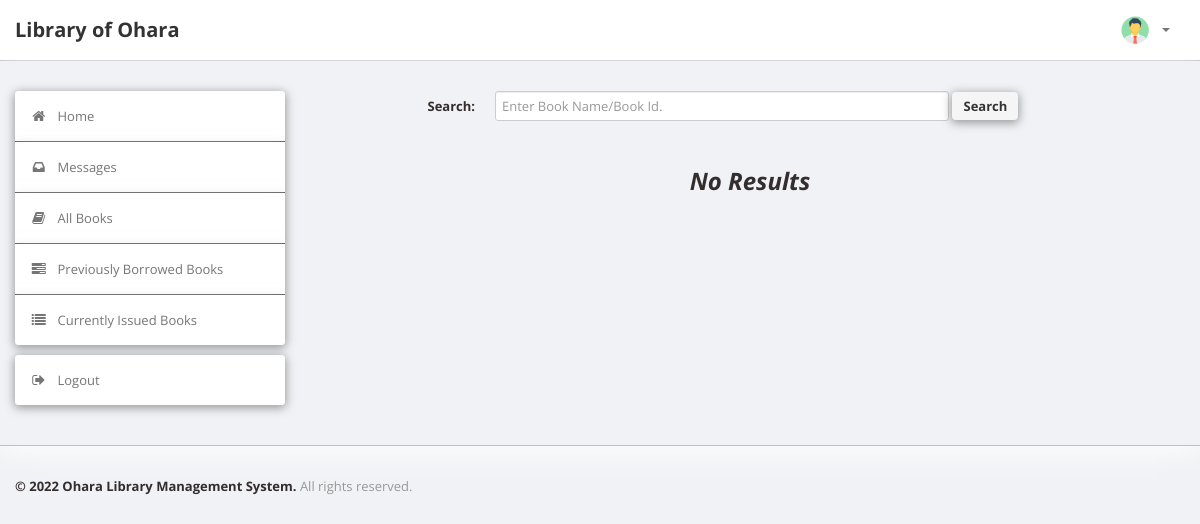
The page /current.php (signed in) on the database as committed earlier.
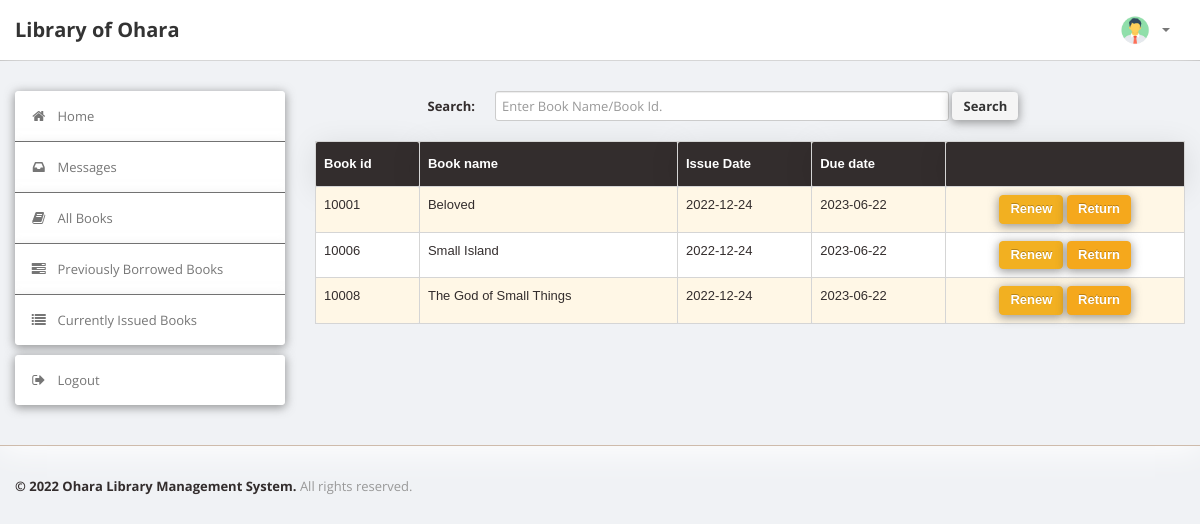
The same page on the database as committed later.
### tables this page shows
CREATE TABLE `record` (
  `Personal_ID` varchar(50) NOT NULL,
  `BookId` int(10) NOT NULL,
  `Date_of_Issue` date DEFAULT NULL,
  `Due_Date` date DEFAULT NULL,
  `Date_of_Return` date DEFAULT NULL,
  `Dues` int(10) DEFAULT NULL,
  `Renewals_left` int(10) DEFAULT NULL,
  `Time` time DEFAULT NULL
);

CREATE TABLE `book` (
  `BookId` int(10) NOT NULL,
  `Title` varchar(50) DEFAULT NULL,
  `Genre` varchar(50) DEFAULT NULL,
  `Year` int(4) DEFAULT NULL,
  `Availability` int(3) DEFAULT NULL
);

### current.php (the view, shortened to what the changed rows need)
<?php
require('dbconn.php');
?>
<?php
if ($_SESSION['Personal_ID']) {
    ?>
<!DOCTYPE html>
<html lang="en">
    <head>
        <link type="text/css" href="bootstrap/css/bootstrap.min.css" rel="stylesheet">
        <link type="text/css" href="bootstrap/css/bootstrap-responsive.min.css" rel="stylesheet">
        <link type="text/css" href="css/theme.css" rel="stylesheet">
        <link type="text/css" href="images/icons/css/font-awesome.css" rel="stylesheet">
    </head>
    <body>
        <div class="wrapper">
            <div class="container">
                <div class="row">
                    <div class="span9">
                                    <br>
                                    <?php
                                    $Personal_ID = $_SESSION['Personal_ID'];
                                    if(isset($_POST['submit']))
                                        {$s=$_POST['title'];
                                            $sql="select * from LMS.record,LMS.book where Personal_ID = '$Personal_ID' and Date_of_Issue is NOT NULL and Date_of_Return is NULL and book.Bookid = record.BookId and (record.BookId='$s' or Title like '%$s%')";
                                        }
                                    else
                                        $sql="select * from LMS.record,LMS.book where Personal_ID = '$Personal_ID' and Date_of_Issue is NOT NULL and Date_of_Return is NULL and book.Bookid = record.BookId";
                                    $result=$conn->query($sql);
                                    $rowcount=mysqli_num_rows($result);
                                    if(!($rowcount))
                                        echo "<br><center><h2><b><i>No Results</i></b></h2></center>";
                                    else
                                    {
                                    ?>
                        <table class="table" id = "tables">
                                  <thead>
                                    <tr>
                                      <th>Book id</th>
                                      <th>Book name</th>
                                      <th>Issue Date</th>
                                      <th>Due date</th>
                                      <th></th>
                                    </tr>
                                  </thead>
                                  <tbody>
                                <?php
                            while($row=$result->fetch_assoc())
                            {
                                $bookid=$row['BookId'];
                                $name=$row['Title'];
                                $issuedate=$row['Date_of_Issue'];
                                $duedate=$row['Due_Date'];
                                $renewals=$row['Renewals_left'];
                            ?>
                                    <tr>
                                      <td><?php echo $bookid ?></td>
                                      <td><?php echo $name ?></td>
                                      <td><?php echo $issuedate ?></td>
                                      <td><?php echo $duedate ?></td>
                                        <td><center>
                                        <?php
                                         if($renewals)
                                            echo "<a href=\"renew_request.php?id=".$bookid."\" class=\"btn btn-success\">Renew</a>";
                                        ?>
                                        <a href="return_request.php?id=<?php echo $bookid; ?>" class="btn btn-primary">Return</a>
                                        </center></td>
                                    </tr>
                            <?php }} ?>
                                    </tbody>
                                </table>
                    </div>
                </div>
            </div>
        </div>
    </body>
</html>
<?php }
else {
    echo "<script type='text/javascript'>alert('Access Denied!!!')</script>";
} ?>

Rows that differ between the two databases and show on the page:
added record: BookId.BookId "10001", BookId.Title "Beloved", Date_of_Issue "2022-12-24", Due_Date "2023-06-22"
added record: BookId.BookId "10006", BookId.Title "Small Island", Date_of_Issue "2022-12-24", Due_Date "2023-06-22"
added record: BookId.BookId "10008", BookId.Title "The God of Small Things", Date_of_Issue "2022-12-24", Due_Date "2023-06-22"
Other text that changed with them:
text no longer shown: "No Results"
text now shown: "Book id Book name Issue Date Due date"
